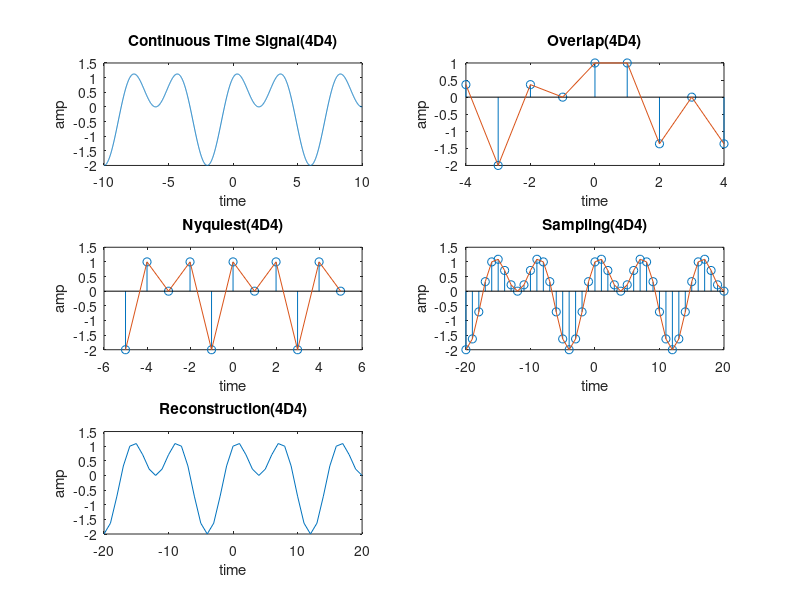

MATLAB code to generate this figure:
clear all 
close all
t=-10:0.01:10; T=4; fm=1/T;
x=sin(pi*fm*t)+cos(2*pi*fm*t); 
subplot(3,2,1);
plot(t,x); 
xlabel("time"); 
ylabel("amp"); 
title("Continuous Time Signal(4D4)");

fs1=1.2*fm;
fs2=2*fm;
fs3=8*fm;

n1=-4:1:4; 
x1=sin(pi*fm*n1/fs1)+cos(2*pi*fm*n1/fs1); 
subplot(3,2,2); 
stem(n1,x1);
hold on; 
subplot(3,2,2);
plot(n1,x1);
xlabel("time");
ylabel("amp"); 
title("Overlap(4D4)");

n2=-5:1:5;
x2=sin(pi*fm*n2/fs2)+cos(2*pi*fm*n2/fs2);
subplot(3,2,3); 
stem(n2,x2); hold on; 
subplot(3,2,3);
plot(n2,x2); 
xlabel("time"); 
ylabel("amp"); 
title("Nyquiest(4D4)");  

n3=-20:1:20; 
x3=sin(pi*fm*n3/fs3)+cos(2*pi*fm*n3/fs3); 
subplot(3,2,4); 
stem(n3,x3);
hold on
plot(n3,x3); 
xlabel("time"); 
ylabel("amp"); 
title("Sampling(4D4)");

subplot(3,2,5); 
plot(n3,x3); 
xlabel("time"); 
ylabel("amp"); 
title("Reconstruction(4D4)");